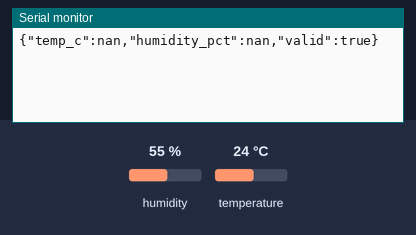
This sketch was run on a simulated ESP32. On the bench: the last lines printed to the serial monitor. The test bench sets the inputs (shaded band); at power-on: humidity 55 %, temperature 24 °C.

Above: at 3.2 s.
3.3 s: humidity set to 22 %
At 5.1 s:
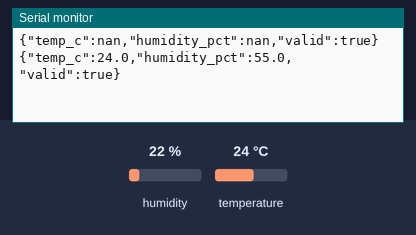
7.5 s: temperature set to 12 °C
At 8.5 s:
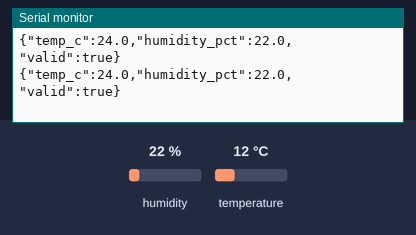
10.2 s: humidity set to 40 %
At 13.2 s:
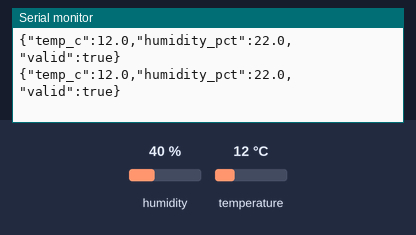
Timing chart, 0 to 14.7 s (numbered marks = the images above; inputs shaded):
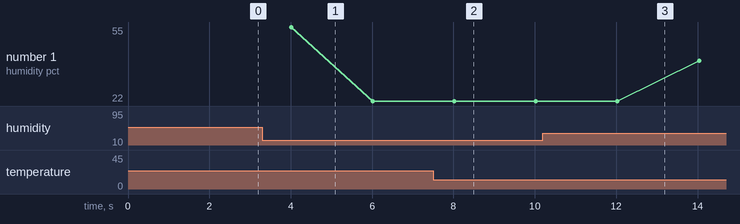

The sketch:

dht22_sensor.ino
```cpp
// src/day05_dht22.ino
#include <DHT.h>

#define DHT_PIN  4
#define DHT_TYPE DHT22
DHT dht(DHT_PIN, DHT_TYPE);

struct Reading {
  float tempC;
  float humidityPct;
  bool valid;
};

Reading readDhtRobust() {
  Reading r = {NAN, NAN, false};
  for (int attempt = 0; attempt < 3; attempt++) {
    float t = dht.readTemperature();
    float h = dht.readHumidity();
    if (!isnan(t) && !isnan(h) && h >= 0 && h <= 100) {
      r.tempC = t;
      r.humidityPct = h;
      r.valid = true;
      return r;
    }
    delay(250);
  }
  return r;
}

float median3(float a, float b, float c) {
  if (a > b) { float t = a; a = b; b = t; }
  if (b > c) { float t = b; b = c; c = t; }
  if (a > b) { float t = a; a = b; b = t; }
  return b;
}

void setup() {
  Serial.begin(115200);
  dht.begin();
  delay(2000);  // DHT warm-up
}

void loop() {
  static float tHist[3] = {NAN, NAN, NAN};
  static float hHist[3] = {NAN, NAN, NAN};
  static uint8_t idx = 0;

  Reading r = readDhtRobust();
  if (r.valid) {
    tHist[idx % 3] = r.tempC;
    hHist[idx % 3] = r.humidityPct;
    idx++;
    float tMed = median3(tHist[0], tHist[1], tHist[2]);
    float hMed = median3(hHist[0], hHist[1], hHist[2]);
    Serial.printf("{\"temp_c\":%.1f,\"humidity_pct\":%.1f,\"valid\":true}\n", tMed, hMed);
  } else {
    Serial.println(F("{\"valid\":false,\"error\":\"dht_read_fail\"}"));
  }
  delay(2000);
}
```

Measured:
- plotted number 1: 22 → 40 after the input at 10.2 s
